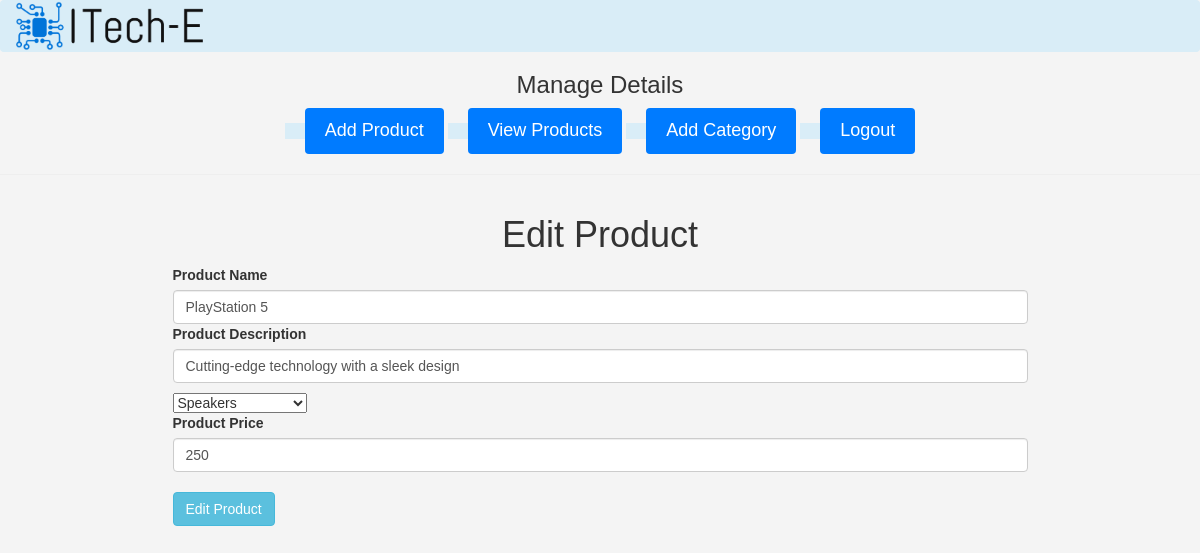
Page /admin/admin_dashboard.php?edit_product=3 (signed in) on the committed database.
### tables this page shows
CREATE TABLE `products` (
  `product_id` int(11) NOT NULL,
  `product_name` varchar(100) NOT NULL,
  `product_desc` varchar(255) NOT NULL,
  `category_id` int(11) NOT NULL,
  `product_image` varchar(255) NOT NULL,
  `product_price` int(11) NOT NULL
);

### admin/edit_product.php (the view, shortened to what this page needs)
<?php
include '../settings/connection.php';
$product_name = "";
$product_desc = "";
$product_price = "";
if (isset($_GET['edit_product'])) {
    $edit_id = $_GET['edit_product'];
    $get_data = "SELECT * FROM `products` WHERE product_id = ?";
    $stmt = mysqli_prepare($conn, $get_data);
    mysqli_stmt_bind_param($stmt, "i", $edit_id);
    mysqli_stmt_execute($stmt);
    $result = mysqli_stmt_get_result($stmt);
    if (mysqli_num_rows($result) > 0) {
        $row = mysqli_fetch_assoc($result);
        $product_name = $row['product_name'];
        $product_desc = $row['product_desc'];
        $product_price = $row['product_price'];
    } else {
        echo "Product not found!";
        exit();
    }
}
?>
<!DOCTYPE html>
<html lang="en">
<head>
    <link rel="stylesheet" href="https://cdn.jsdelivr.net/npm/bootstrap@3.4.1/dist/css/bootstrap.min.css">
    <link rel="stylesheet" href="../index.css">
    <link rel="stylesheet" href="https://cdnjs.cloudflare.com/ajax/libs/font-awesome/6.5.2/css/all.min.css"/>
</head>
<body>
    <h1 style="text-align: center;">Edit Product</h1>
    <form style="margin: auto; width: 75%" action="" method="post" enctype="multipart/form-data">
        <div>
            <label for="product_name" class="form-label">Product Name</label>
            <input type="text" name="product_name" id="product_name" class="form-control" placeholder="Product Name" required="required" value="<?php echo $product_name; ?>">
        </div>
        <div>
            <label for="product_desc" class="form-label">Product Description</label>
            <input type="text" name="product_desc" id="product_desc" class="form-control" placeholder="Product Description" required="required" value="<?php echo $product_desc; ?>">
        </div>
        <div style="margin-top: 10px;">
            <select name="product_category" id="" class="form-select">
                <?php
                    $select_query="Select * from `categories`";
                    $result_query=mysqli_query($conn,$select_query);
                    while($row=mysqli_fetch_assoc($result_query) ){
                        $category_name=$row['category_name'];
                        $category_id=$row['category_id'];
                        echo "<option value='$category_id' " . ($category_id == $category_id ? 'selected' : '') . ">$category_name</option>";
                    }
                ?>
            </select>
        </div>
        <div>
            <label for="product_price" class="form-label">Product Price</label>
            <input type="text" name="product_price" id="product_price" class="form-control" placeholder="Enter product price" autocomplete="off" required="required" value="<?php echo $product_price; ?>">
        </div>
        <div style="margin-top: 20px;">
            <input type="submit" name="edit_prod" class="btn btn-info" value="Edit Product">
        </div>
    </form>
</body>
</html>

### index.css (style rules this page uses)
body { font-family: 'Gill Sans', 'Gill Sans MT', Calibri, 'Trebuchet MS', sans-serif; width: 100%; background-color: #f4f4f4; }

### rows in the picture
products: product_name "PlayStation 5", product_desc "Cutting-edge technology with a sleek design", product_price "250"

### other values in the picture
form field product_category "Speakers"
